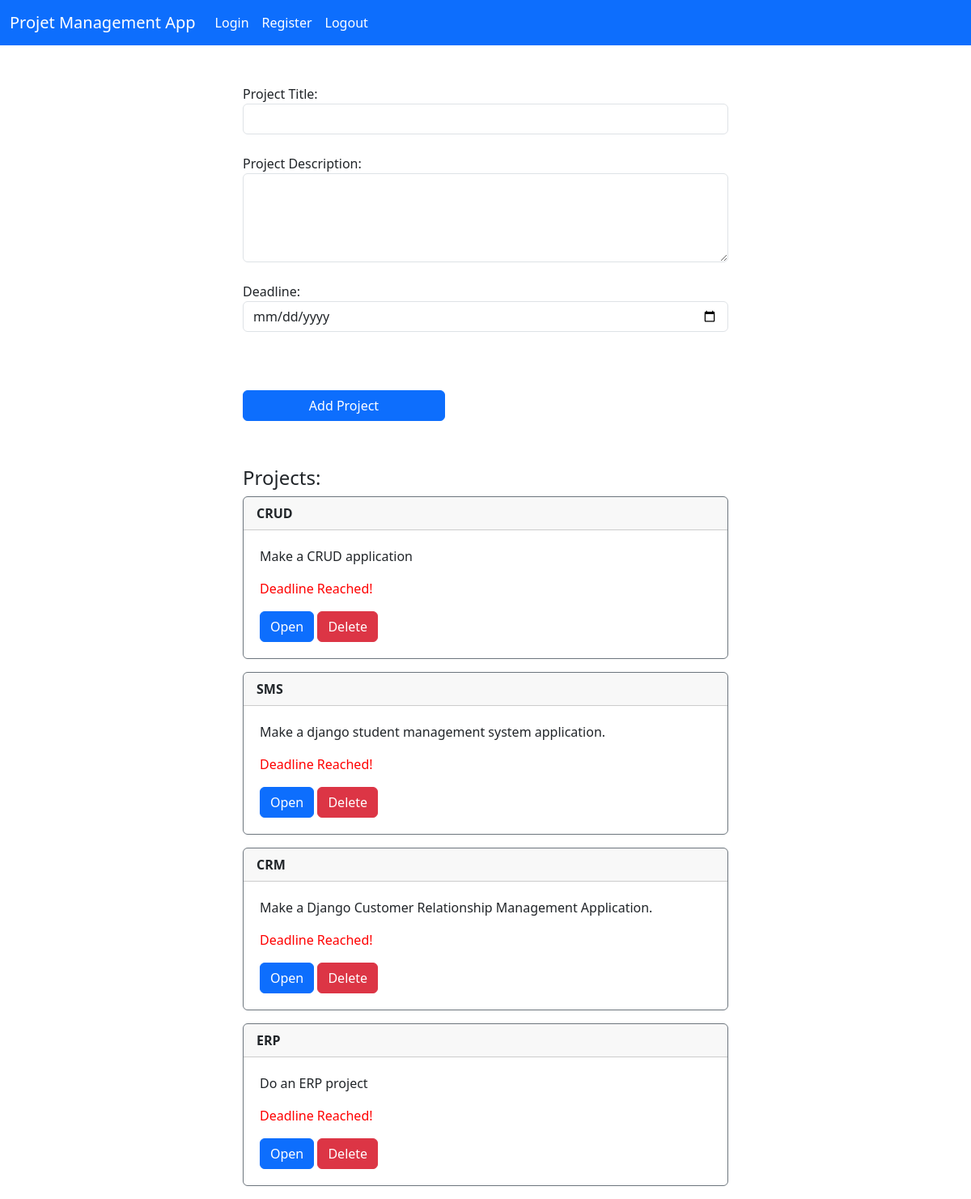
The app's page / (signed in) with its own data.
### pro/models.py (models this page shows, shortened)
class Pro_add(models.Model):
    Project_Title = models.CharField(max_length=100)
    Project_Description = models.CharField(max_length=300)
    created = models.DateTimeField(auto_now_add=True)
    deadline = models.DateField(null=True)

### pro/views.py (the view)
# urls.py: path('', views.home, name='home' ),
def home(request):
    Pro_add_details = Pro_add.objects.all()
    form = Pro_add_form(request.POST or None)
    now = datetime.today().date()
    if request.method == 'POST':
        action = request.POST.get('action')
        if action == 'add_record':
            if form.is_valid():
                form.save()
                messages.success(request, "Record Added...")
                return redirect('home')
            else:
                messages.error(request, "Please complete all the fields...")
                return redirect('home')
        else:
            username = request.POST['username']
            password = request.POST['password']
            user = authenticate(request,username=username,password=password)
            if user is not None:
                login(request, user)
                messages.success(request,'You have been logged in...')
                return redirect('home')
            else:
                messages.error(request,'Error occured, Try again...')
                return redirect('home')
    else:
        return render(request,'home.html',{'Pro_add_details':Pro_add_details,'form':form,'now':now})

### pro/forms.py
class Pro_add_form(forms.ModelForm):
    deadline = forms.DateField(required=True, widget=forms.DateInput(attrs={"type": "date", "class":"form-control"}), label="Deadline")
    class Meta:
        model = Pro_add
        fields = '__all__'

### pro/templates/home.html (shortened to what this page needs)
{% extends 'base.html' %}
{% block content %}
<br>
<br>
<div class="d-grid gap-2 col-6 mx-auto bg-">
  {% if user.is_authenticated %}
  <form method="POST">
    {{ form.Project_Title.label_tag }}
    <input type="text" class="form-control" name="Project_Title" >
    <br>
    {{ form.Project_Description.label_tag }}
    <textarea class="form-control" name="Project_Description" rows="4"></textarea>
    <br>
    {{ form.deadline.label_tag  }}
    {{ form.deadline}}<br>
  <br><br>
  <button type="submit" class="btn btn-primary col-md-5 col-sm-9">Add Project</button>
  </form>
  <br>  <br>
</div>
<div class = "col-md-6 offset-md-3 col-sm-9 ">
  <h4>Projects:</h4>
  {% for Pro_add_detail in Pro_add_details %}
  <div class="card border-secondary mb-3" style="max-width: 50rem;">
    <div class="card-header">
      <strong>
        {{Pro_add_detail.Project_Title}}</strong>
    </div>
    <div style="margin:20px ;">
      <p class="card-text">{{Pro_add_detail.Project_Description}}</p>
       {% if Pro_add_detail.deadline < now %}
      <p style="color: red;">Deadline Reached!</p>
       {% endif %}
      <a href="{% url 'tasks' Pro_add_detail.id %}" class="btn btn-primary">Open</a>
      <button type="button" class="btn btn-danger" data-bs-toggle="modal" data-bs-target="#deleteModal{{ Pro_add_detail.id }}">
        Delete    </button>
    </div>
  </div>
  {% endfor %}
</div>
{% endif %}
{% endblock %}

### pro/templates/base.html (shortened to what this page needs)
<!DOCTYPE html>
<html lang="en">
  <head>
    <link
      href="https://cdn.jsdelivr.net/npm/bootstrap@5.3.1/dist/css/bootstrap.min.css"
      rel="stylesheet"
    />
    {% load static %}
  </head>
  <body>
    <nav class="navbar navbar-expand-lg bg-primary" data-bs-theme="dark">
      <div class="container-fluid">
        <a class="navbar-brand" href="{% url 'home' %}"
          >Projet Management App</a
        >
        <div class="collapse navbar-collapse" id="navbarSupportedContent">
          <ul class="navbar-nav me-auto mb-2 mb-lg-0">
            <li class="nav-item">
              <a
                class="nav-link active"
                aria-current="page"
                href="{% url 'logout_user' %}"
                >Login</a
              >
            </li>
            <li class="nav-item">
              <a
                class="nav-link active"
                aria-current="page"
                href="{% url 'register_user' %}"
                >Register</a
              >
            </li>
            {% if user.is_authenticated %}
            <li class="nav-item">
              <a
                class="nav-link active"
                aria-current="page"
                href="{% url 'logout_user' %}"
                >Logout</a
              >
            </li>
            {% endif %}
          </ul>
        </div>
      </div>
    </nav>
     {% block content %} {% endblock %}
  </body>
</html>

### records on screen
Pro_add: Project_Title "CRUD", Project_Description "Make a CRUD application", deadline "Deadline Reached!"
Pro_add: Project_Title "SMS", Project_Description "Make a django student management system application.", deadline "Deadline Reached!"
Pro_add: Project_Title "CRM", Project_Description "Make a Django Customer Relationship Management Application.", deadline "Deadline Reached!"
Pro_add: Project_Title "ERP", Project_Description "Do an ERP project", deadline "Deadline Reached!"
